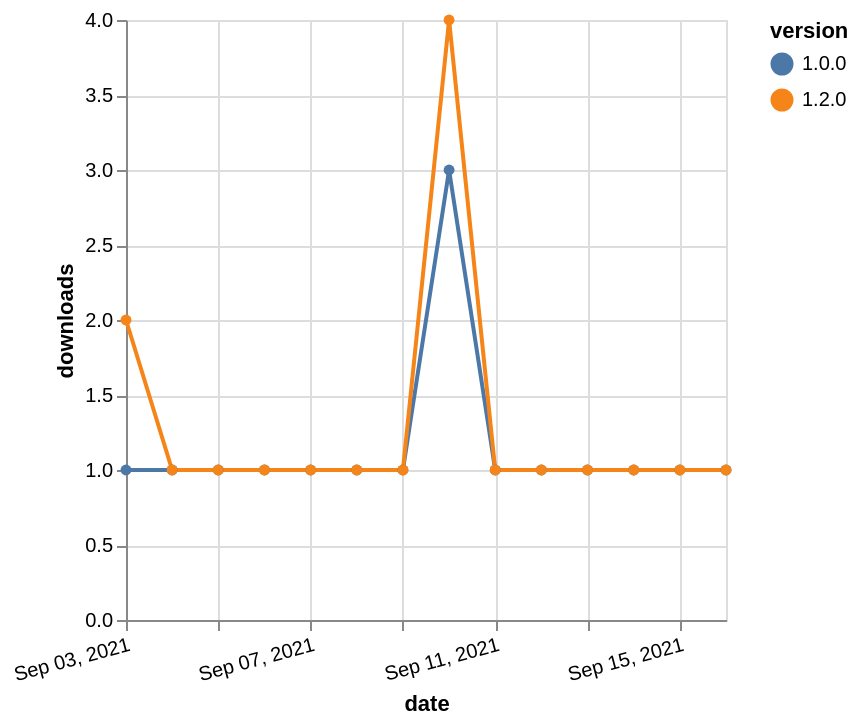

Describe this chart as a Vega-Lite specification.
### Vega-Lite specification from a JSON file in a GitHub repository (floating-point values rounded to 4 significant figures)
{"$schema": "https://vega.github.io/schema/vega-lite/v5.json", "description": "A simple bar chart with embedded data.", "data": {"values": [{"date": "2021-09-03", "total": 195, "delta": 1, "version": "1.0.0"}, {"date": "2021-09-04", "total": 196, "delta": 1, "version": "1.0.0"}, {"date": "2021-09-05", "total": 197, "delta": 1, "version": "1.0.0"}, {"date": "2021-09-06", "total": 198, "delta": 1, "version": "1.0.0"}, {"date": "2021-09-07", "total": 199, "delta": 1, "version": "1.0.0"}, {"date": "2021-09-08", "total": 200, "delta": 1, "version": "1.0.0"}, {"date": "2021-09-09", "total": 201, "delta": 1, "version": "1.0.0"}, {"date": "2021-09-10", "total": 204, "delta": 3, "version": "1.0.0"}, {"date": "2021-09-11", "total": 205, "delta": 1, "version": "1.0.0"}, {"date": "2021-09-12", "total": 206, "delta": 1, "version": "1.0.0"}, {"date": "2021-09-13", "total": 207, "delta": 1, "version": "1.0.0"}, {"date": "2021-09-14", "total": 208, "delta": 1, "version": "1.0.0"}, {"date": "2021-09-15", "total": 209, "delta": 1, "version": "1.0.0"}, {"date": "2021-09-16", "total": 210, "delta": 1, "version": "1.0.0"}, {"date": "2021-09-03", "total": 125, "delta": 2, "version": "1.2.0"}, {"date": "2021-09-04", "total": 126, "delta": 1, "version": "1.2.0"}, {"date": "2021-09-05", "total": 127, "delta": 1, "version": "1.2.0"}, {"date": "2021-09-06", "total": 128, "delta": 1, "version": "1.2.0"}, {"date": "2021-09-07", "total": 129, "delta": 1, "version": "1.2.0"}, {"date": "2021-09-08", "total": 130, "delta": 1, "version": "1.2.0"}, {"date": "2021-09-09", "total": 131, "delta": 1, "version": "1.2.0"}, {"date": "2021-09-10", "total": 135, "delta": 4, "version": "1.2.0"}, {"date": "2021-09-11", "total": 136, "delta": 1, "version": "1.2.0"}, {"date": "2021-09-12", "total": 137, "delta": 1, "version": "1.2.0"}, {"date": "2021-09-13", "total": 138, "delta": 1, "version": "1.2.0"}, {"date": "2021-09-14", "total": 139, "delta": 1, "version": "1.2.0"}, {"date": "2021-09-15", "total": 140, "delta": 1, "version": "1.2.0"}, {"date": "2021-09-16", "total": 141, "delta": 1, "version": "1.2.0"}]}, "width": "container", "mark": {"type": "line", "point": {"filled": true}}, "encoding": {"x": {"field": "date", "type": "temporal", "timeUnit": "yearmonthdate", "title": "date", "axis": {"labelAngle": -15}}, "y": {"field": "delta", "type": "quantitative", "title": "downloads"}, "color": {"field": "version", "type": "nominal"}, "tooltip": {"field": "delta"}}}
